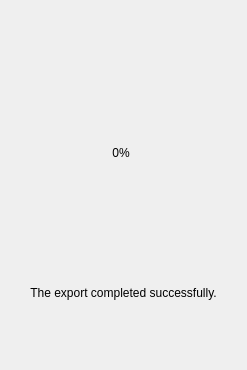
<ui version="4.0">
    <class>WizardLoading</class>
    <widget class="QWidget" name="WizardLoading">
        <layout class="QVBoxLayout">
            <property name="leftMargin">
                <number>12</number>
            </property>
            <property name="topMargin">
                <number>12</number>
            </property>
            <property name="rightMargin">
                <number>12</number>
            </property>
            <property name="bottomMargin">
                <number>12</number>
            </property>

            <item>
                <spacer name="verticalSpacerTop">
                    <property name="orientation">
                        <enum>Qt::Vertical</enum>
                    </property>
                    <property name="sizeHint" stdset="0">
                        <size>
                            <width>20</width>
                            <height>40</height>
                        </size>
                    </property>
                </spacer>
            </item>

            <item>
                <widget class="QWidget" name="loader_container">
                    <layout class="QVBoxLayout" name="loader_container_layout">
                        <property name="alignment">
                            <set>Qt::AlignCenter</set>
                        </property>
                        <property name="spacing">
                            <number>16</number>
                        </property>

                        <item>
                            <widget class="QFrame" name="loader_circle">
                                <property name="minimumSize">
                                    <size>
                                        <width>200</width>
                                        <height>200</height>
                                    </size>
                                </property>
                                <property name="maximumSize">
                                    <size>
                                        <width>200</width>
                                        <height>200</height>
                                    </size>
                                </property>
                                <layout class="QVBoxLayout" name="loader_circle_layout">
                                    <property name="alignment">
                                        <set>Qt::AlignCenter</set>
                                    </property>
                                    <property name="spacing">
                                        <number>2</number>
                                    </property>

                                    <item>
                                        <widget class="QLabel" name="lbl_percentage">
                                            <property name="text">
                                                <string>0%</string>
                                            </property>
                                            <property name="alignment">
                                                <set>Qt::AlignCenter</set>
                                            </property>
                                        </widget>
                                    </item>

                                    <item>
                                        <widget class="QLabel" name="lbl_status">
                                            <property name="alignment">
                                                <set>Qt::AlignCenter</set>
                                            </property>
                                            <property name="wordWrap">
                                                <bool>true</bool>
                                            </property>
                                        </widget>
                                    </item>
                                </layout>
                            </widget>
                        </item>

                        <item>
                            <widget class="QFrame" name="success_card">
                                <property name="visible">
                                    <bool>false</bool>
                                </property>
                                <layout class="QVBoxLayout" name="success_card_layout">
                                    <property name="spacing">
                                        <number>8</number>
                                    </property>

                                    <item>
                                        <widget class="QLabel" name="lbl_success_title">
                                            <property name="text">
                                                <string>The export completed successfully.</string>
                                            </property>
                                            <property name="alignment">
                                                <set>Qt::AlignCenter</set>
                                            </property>
                                        </widget>
                                    </item>
                                </layout>
                            </widget>
                        </item>

                    </layout>
                </widget>
            </item>

            <item>
                <spacer name="verticalSpacerBottom">
                    <property name="orientation">
                        <enum>Qt::Vertical</enum>
                    </property>
                    <property name="sizeHint" stdset="0">
                        <size>
                            <width>20</width>
                            <height>40</height>
                        </size>
                    </property>
                </spacer>
            </item>

        </layout>
    </widget>
    <resources />
    <connections />
</ui>
